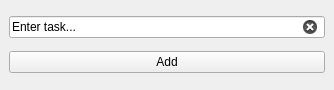
<?xml version="1.0" encoding="UTF-8"?>
<ui version="4.0">
 <class>window</class>
 <widget class="QMainWindow" name="window">
  <property name="geometry">
   <rect>
    <x>0</x>
    <y>0</y>
    <width>334</width>
    <height>90</height>
   </rect>
  </property>
  <property name="windowTitle">
   <string>TodoList MX 3000 Pro Plus</string>
  </property>
  <widget class="QWidget" name="centralwidget">
   <layout class="QGridLayout" name="gridLayout">
    <item row="1" column="0">
     <widget class="QPushButton" name="pushButton">
      <property name="text">
       <string>Add</string>
      </property>
     </widget>
    </item>
    <item row="0" column="0">
     <widget class="QLineEdit" name="lineEdit">
      <property name="text">
       <string>Enter task...</string>
      </property>
      <property name="clearButtonEnabled">
       <bool>true</bool>
      </property>
     </widget>
    </item>
   </layout>
  </widget>
 </widget>
 <resources/>
 <connections/>
</ui>
